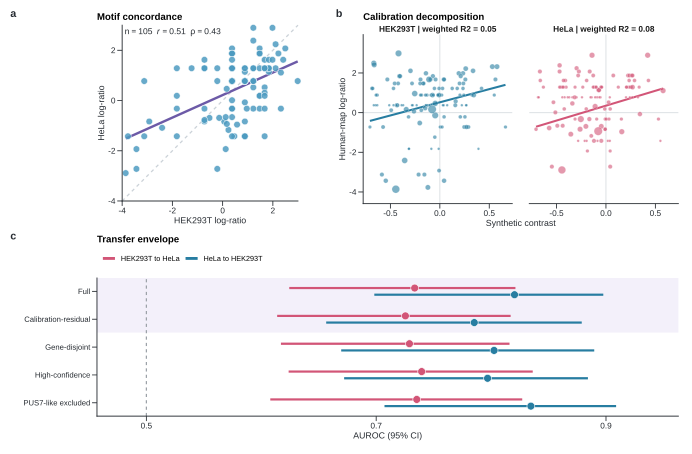

The script that drew this image:
#!/usr/bin/env Rscript

args <- commandArgs(trailingOnly = FALSE)
script_file <- sub("^--file=", "", grep("^--file=", args, value = TRUE)[1])
SCRIPT_DIR <- dirname(normalizePath(script_file, mustWork = TRUE))
REPO_ROOT <- normalizePath(file.path(SCRIPT_DIR, ".."), mustWork = TRUE)
source(file.path(SCRIPT_DIR, "_figure_common.R"))

# Static preflight contract (implemented by save_trace_figure): family =
# "Liberation Sans"; width_mm = 183; svglite::svglite();
# grDevices::cairo_pdf(); ragg::agg_tiff(res = 600);
# ragg::agg_png(res = 300); require_patchwork_panel_alignment().

motif <- read_tsv("04_aim1", "aim1b_motif_effects.tsv")
transfer <- read_tsv("04_aim1", "aim1b_transfer_results.tsv")
decomp <- read_tsv("04_aim1", "aim1b_calibration_decomposition.tsv")
gene <- read_tsv("04_aim1", "aim1c_gene_disjoint.tsv")
confidence <- read_tsv("04_aim1", "aim1d_corrected_confidence_sensitivity.tsv")
writer <- read_tsv("04_aim1", "aim1c_writer_motif_sensitivity.tsv")

CELL_COLORS <- c(HEK293T = "#277DA1", HeLa = "#D25577")
PAIR_COLOR <- "#6C5AA7"

# a | Cross-cell concordance is the hero evidence.
hek <- motif[train_cell == "HEK293T" & n_total > 0,
             .(motif, HEK293T_log_ratio = human_motif_log_ratio,
               HEK293T_n = n_total)]
hela <- motif[train_cell == "HeLa" & n_total > 0,
              .(motif, HeLa_log_ratio = human_motif_log_ratio,
                HeLa_n = n_total)]
panel_a <- merge(hek, hela, by = "motif")
panel_a[, pooled_n := HEK293T_n + HeLa_n]
stopifnot(nrow(panel_a) == 105L)
pearson_r <- cor(panel_a$HEK293T_log_ratio, panel_a$HeLa_log_ratio)
spearman_rho <- cor(panel_a$HEK293T_log_ratio, panel_a$HeLa_log_ratio,
                    method = "spearman")
write_plot_source(panel_a, "Figure1_panelA_motif_concordance.tsv")

lim_a <- range(c(panel_a$HEK293T_log_ratio, panel_a$HeLa_log_ratio))
lim_a <- c(floor(lim_a[1] * 2) / 2, ceiling(lim_a[2] * 2) / 2)

p_a <- ggplot(panel_a, aes(HEK293T_log_ratio, HeLa_log_ratio)) +
  geom_abline(slope = 1, intercept = 0, colour = "#CBD2D8",
              linewidth = 0.45, linetype = "22") +
  geom_smooth(method = "lm", se = FALSE, colour = PAIR_COLOR,
              linewidth = 0.85, formula = y ~ x) +
  geom_point(shape = 21, size = 2.15, fill = "#4C9BC1", colour = "white",
             stroke = 0.28, alpha = 0.84) +
  annotate(
    "text", x = lim_a[1] + 0.10, y = lim_a[2] - 0.12,
    label = sprintf(
      "n == 105 ~~ italic(r) == %.2f ~~ rho == %.2f",
      pearson_r, spearman_rho
    ),
    parse = TRUE,
    hjust = 0, vjust = 1, size = 2.25, family = FONT_FAMILY,
    colour = TRACE_COLORS[["ink"]]
  ) +
  scale_x_continuous(limits = lim_a, breaks = seq(-4, 3, by = 2),
                     expand = expansion(mult = 0)) +
  scale_y_continuous(limits = lim_a, breaks = seq(-4, 3, by = 2),
                     expand = expansion(mult = 0)) +
  coord_equal(clip = "off") +
  labs(title = "Motif concordance", x = "HEK293T log-ratio", y = "HeLa log-ratio") +
  theme_trace() +
  theme(plot.margin = margin(5, 7, 5, 5))

# b | Synthetic calibration explains little of the human-map motif structure.
panel_b <- motif[n_total > 0,
  .(motif, train_cell, test_cell, human_motif_log_ratio,
    calibration_contrast, n_total)]
fits <- panel_b[, {
  fit <- lm(human_motif_log_ratio ~ calibration_contrast, weights = n_total)
  .(intercept = unname(coef(fit)[1]), slope = unname(coef(fit)[2]),
    weighted_R2 = summary(fit)$r.squared, n_motifs = .N)
}, by = .(train_cell, test_cell)]
fits <- merge(
  fits,
  decomp[, .(train_cell, frozen_weighted_R2 = weighted_R2_training_motif_score)],
  by = "train_cell", all.x = TRUE
)
stopifnot(max(abs(fits$weighted_R2 - fits$frozen_weighted_R2)) < 1e-10)
fits[, r2_label := sprintf("%s  |  weighted R2 = %.2f", train_cell, weighted_R2)]
facet_labels <- setNames(fits$r2_label, fits$train_cell)
write_plot_source(panel_b, "Figure1_panelB_calibration_structure.tsv")
write_plot_source(fits, "Figure1_panelB_weighted_fits.tsv")

p_b <- ggplot(
  panel_b,
  aes(calibration_contrast, human_motif_log_ratio,
      fill = train_cell, colour = train_cell)
) +
  geom_hline(yintercept = 0, colour = "#D9DEE2", linewidth = 0.32) +
  geom_vline(xintercept = 0, colour = "#D9DEE2", linewidth = 0.32) +
  geom_smooth(aes(weight = n_total), method = "lm", se = FALSE,
              linewidth = 0.72, formula = y ~ x) +
  geom_point(aes(size = n_total), shape = 21, alpha = 0.60,
             colour = "white", stroke = 0.20) +
  facet_wrap(
    ~train_cell, nrow = 1,
    labeller = as_labeller(facet_labels)
  ) +
  scale_fill_manual(values = CELL_COLORS, guide = "none") +
  scale_colour_manual(values = CELL_COLORS, guide = "none") +
  scale_size_continuous(range = c(0.8, 2.8), guide = "none") +
  scale_x_continuous(breaks = c(-0.5, 0, 0.5)) +
  scale_y_continuous(limits = c(-4.2, 3.55), breaks = c(-4, -2, 0, 2)) +
  labs(title = "Calibration decomposition", x = "Synthetic contrast",
       y = "Human-map log-ratio") +
  theme_trace() +
  theme(
    strip.text = element_text(size = 6.2, face = "bold", margin = margin(b = 1.5)),
    panel.spacing.x = grid::unit(4.5, "mm"),
    plot.margin = margin(5, 5, 3, 5)
  )

# c | One interval grammar combines the primary, residual and robustness tests.
full <- transfer[, .(
  train_cell, test_cell, condition = "Full",
  AUROC = AUC_cross_cell_5mer,
  CI_low = AUC_CI_low_motif_boot,
  CI_high = AUC_CI_high_motif_boot
)]
residual <- transfer[, .(
  train_cell, test_cell, condition = "Calibration-residual",
  AUROC = residual_fingerprint_AUC_test,
  CI_low = residual_AUC_CI_low_motif_boot,
  CI_high = residual_AUC_CI_high_motif_boot
)]
gene_d <- gene[, .(
  train_cell, test_cell, condition = "Gene-disjoint",
  AUROC = AUC, CI_low, CI_high
)]
confidence_d <- confidence[analysis == "ELAP_higher_or_highest_only", .(
  train_cell, test_cell, condition = "High-confidence",
  AUROC = AUC, CI_low, CI_high
)]
writer_d <- writer[analysis == "remove_PUS7_like_UNUAR", .(
  train_cell, test_cell, condition = "PUS7-like excluded",
  AUROC = AUC, CI_low, CI_high
)]
panel_c <- rbindlist(
  list(full, residual, gene_d, confidence_d, writer_d), use.names = TRUE
)
condition_levels <- c(
  "Full", "Calibration-residual", "Gene-disjoint",
  "High-confidence", "PUS7-like excluded"
)
panel_c[, direction := fifelse(
  train_cell == "HEK293T", "HEK293T to HeLa", "HeLa to HEK293T"
)]
panel_c[, condition_index := 6 - match(condition, condition_levels)]
panel_c[, y := condition_index + fifelse(direction == "HEK293T to HeLa", 0.12, -0.12)]
write_plot_source(panel_c, "Figure1_panelC_transfer_envelope.tsv")

p_c <- ggplot(panel_c, aes(AUROC, y, colour = direction)) +
  annotate("rect", xmin = -Inf, xmax = Inf, ymin = 3.52, ymax = 5.48,
           fill = "#F3F0FA", colour = NA) +
  geom_vline(xintercept = 0.5, colour = TRACE_COLORS[["neutral_mid"]],
             linetype = "22", linewidth = 0.42) +
  geom_segment(aes(x = CI_low, xend = CI_high, yend = y), linewidth = 0.78) +
  geom_point(shape = 21, aes(fill = direction), size = 2.55,
             colour = "white", stroke = 0.32) +
  scale_colour_manual(values = c(
    "HEK293T to HeLa" = CELL_COLORS[["HeLa"]],
    "HeLa to HEK293T" = CELL_COLORS[["HEK293T"]]
  )) +
  scale_fill_manual(values = c(
    "HEK293T to HeLa" = CELL_COLORS[["HeLa"]],
    "HeLa to HEK293T" = CELL_COLORS[["HEK293T"]]
  ), guide = "none") +
  scale_y_continuous(
    breaks = 5:1, labels = condition_levels,
    limits = c(0.52, 5.48), expand = c(0, 0)
  ) +
  scale_x_continuous(limits = c(0.48, 0.94), breaks = c(0.5, 0.7, 0.9)) +
  labs(title = "Transfer envelope", x = "AUROC (95% CI)", y = NULL) +
  guides(colour = guide_legend(override.aes = list(linewidth = 1.0, size = 2.4))) +
  theme_trace() +
  theme(
    legend.position = "top", legend.justification = "left",
    legend.text = element_text(size = 5.45),
    legend.key.width = grid::unit(4.0, "mm"),
    axis.text.y = element_text(size = 5.75),
    plot.margin = margin(3, 5, 5, 5)
  )

design <- "
AABBB
CCCCC
"
p_b_wrapped <- wrap_elements(full = p_b)
figure <- p_a + p_b_wrapped + p_c +
  plot_layout(design = design, heights = c(1.12, 0.88), guides = "keep") +
  plot_annotation(tag_levels = "a") &
  theme(plot.tag = element_text(size = 8, face = "bold", family = FONT_FAMILY))

save_trace_figure(
  figure, "Figure1_main", height_mm = 120,
  panel_ids = c("a", "b", "c")
)
